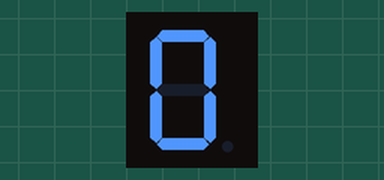
Simulated run of this sketch. Board: Arduino Uno, built with avr-gcc and run on an emulated ATmega328P. Parts: 1-digit seven-segment display. Wiring (inferred from the names in the program): 1-digit 7-segment display, segments lit when HIGH: segments pin 4, pin 5, pin 6, pin 7, pin 8, pin 9, pin 10, pin 11. The segment pins are drawn as the display they are named for.

Above: at 0.1 s.
At 4.1 s:
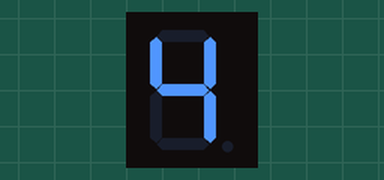
At 9.1 s:
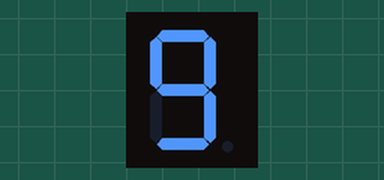
At 20.1 s:
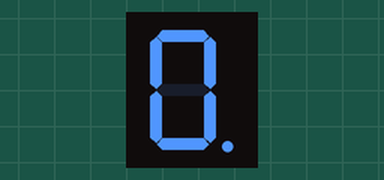
At 28.1 s:
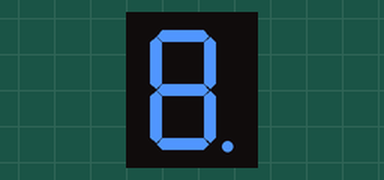
At 39.1 s:
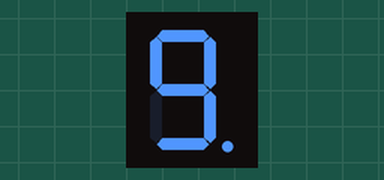

The sketch:

lab4_digits.ino
```cpp
const int pinA = 4;
const int pinB = 5;
const int pinC = 6;
const int pinD = 7;
const int pinE = 8;
const int pinF = 9;
const int pinG = 10;
const int pinDP = 11;

const int segSize = 8;
int index = 0;

bool commonAnode = false;

byte segmentOn = HIGH;

int segments[segSize] = {pinA, pinB, pinC, pinD, pinE, pinF, pinG, pinDP};

const int numberOfDigits = 10;
// bool digitMatrix[numberOfDigits][segSize - 1] = {
//     {true, true, true, true, true, true, false},     // 0
//     {false, true, true, false, false, false, false}, // 1
//     {true, true, false, true, true, false, true},    // 2
//     {true, true, true, true, false, false, true},    // 3
//     {false, true, true, false, false, true, true},   // 4
//     {true, false, true, true, false, true, true},    // 5
//     {true, false, true, true, true, true, true},     // 6
//     {true, true, true, false, false, false, false},  // 7
//     {true, true, true, true, true, true, true},      // 8
//     {true, true, true, true, false, true, true}      // 9
// };

byte digitMatrix[numberOfDigits][segSize - 1] = {
    {1, 1, 1, 1, 1, 1, 0}, // 0
    {0, 1, 1, 0, 0, 0, 0}, // 1
    {1, 1, 0, 1, 1, 0, 1}, // 2
    {1, 1, 1, 1, 0, 0, 1}, // 3
    {0, 1, 1, 0, 0, 1, 1}, // 4
    {1, 0, 1, 1, 0, 1, 1}, // 5
    {1, 0, 1, 1, 1, 1, 1}, // 6
    {1, 1, 1, 0, 0, 0, 0}, // 7
    {1, 1, 1, 1, 1, 1, 1}, // 8
    {1, 1, 1, 1, 0, 1, 1}  // 9
};

void setup()
{
    for (int i = 0; i < segSize; i++)
    {
        pinMode(segments[i], OUTPUT);
    }

    if (commonAnode)
    {
        segmentOn = !segmentOn;
    }
}

void loop()
{
    for (int i = 0; i < numberOfDigits; i++)
    {
        setDigit(i);
        delay(1000);
    }
    digitalWrite(pinDP, segmentOn ^ commonAnode);
}

void setDigit(byte digit)
{
    for (int i = 0; i < segSize - 1; i++)
    {
        digitalWrite(segments[i], digitMatrix[digit][i] ^ commonAnode);
    }
}
```

Measured:
- what the display in image 1 shows lasts 1.0 s, from 4.0 s to 5.0 s
